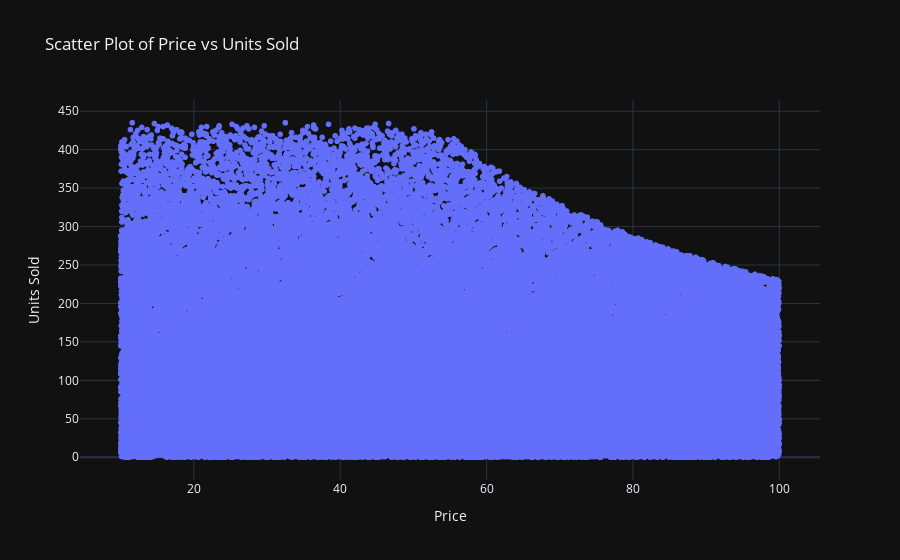

The notebook cell this image was saved under:
### Markdown cell above
## We can notice that price don't have effect on the number of sold items

### Code cell
fig = px.scatter(df, x='Price', y='Units Sold', 
                 title="Scatter Plot of Price vs Units Sold", 
                 labels={'Price': 'Price', 'Units Sold': 'Units Sold'})
fig.update_layout(
    xaxis_title='Price',
    yaxis_title='Units Sold',
    template='plotly_dark',  
)
fig.show()

### Figure 1 — Plotly figure (JSON) as saved in the notebook; plotly's stock layout.template omitted (floating-point values rounded to 4 significant figures; data arrays with more than 128 entries replaced by an {"elided": "..."} marker saying what was removed)
{"data": [{"hovertemplate": "Price=%{x}<br>Units Sold=%{y}<extra></extra>", "legendgroup": "", "marker": {"color": "#636efa", "symbol": "circle"}, "mode": "markers", "name": "", "showlegend": false, "type": "scattergl", "x": {"elided": "68000 float values"}, "xaxis": "x", "y": {"elided": "68000 int values"}, "yaxis": "y"}], "layout": {"legend": {"tracegroupgap": 0}, "title": {"text": "Scatter Plot of Price vs Units Sold"}, "xaxis": {"anchor": "y", "domain": [0, 1], "title": {"text": "Price"}}, "yaxis": {"anchor": "x", "domain": [0, 1], "title": {"text": "Units Sold"}}}}
